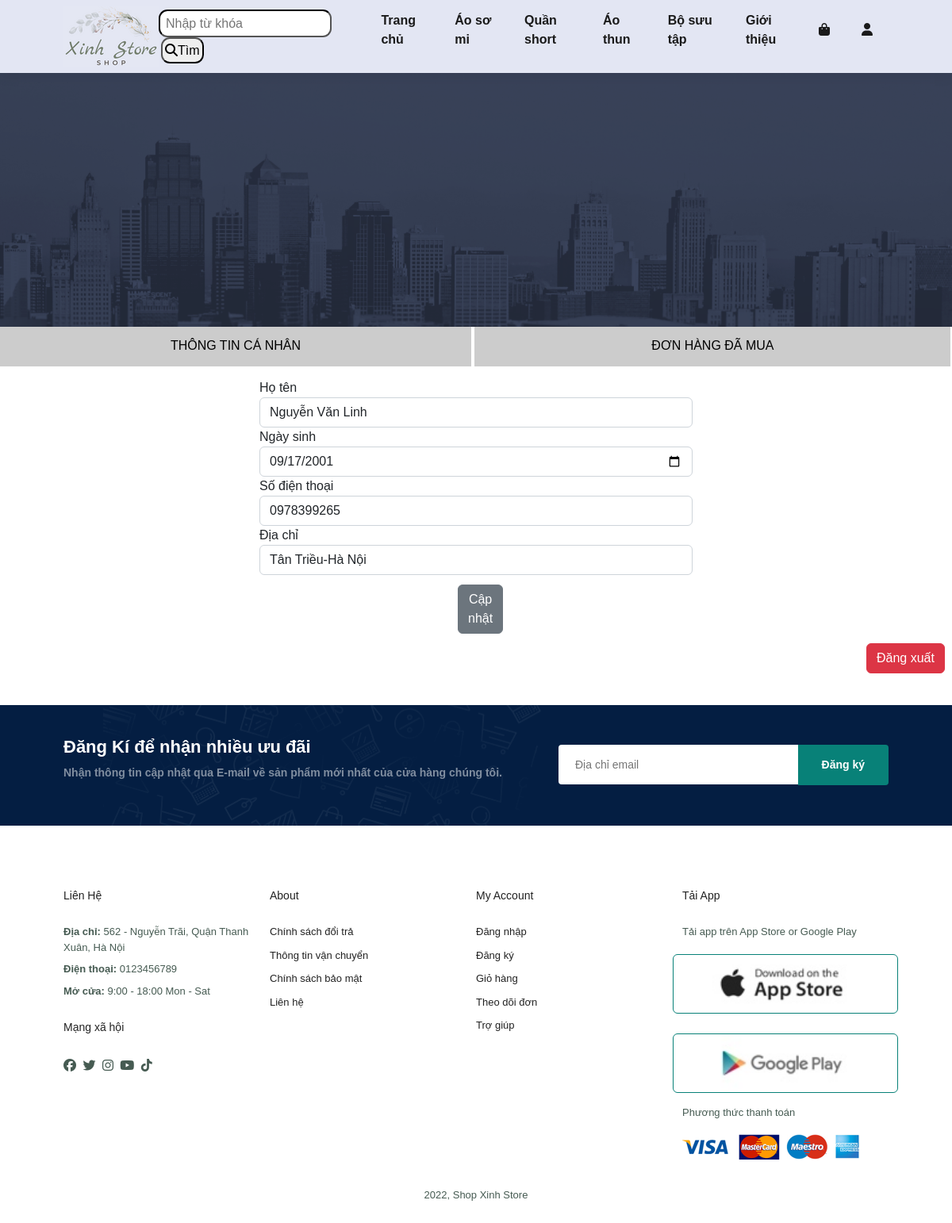
Page /user_thongtin.php (signed in) on the committed database.
### tables this page shows
CREATE TABLE `user` (
  `idkhach` int(11) NOT NULL,
  `username` varchar(50) NOT NULL,
  `password` varchar(50) NOT NULL,
  `ten` varchar(50) NOT NULL,
  `ngaysinh` date NOT NULL,
  `sdt` varchar(50) NOT NULL,
  `diachi` varchar(100) NOT NULL,
  `gioitinh` varchar(50) NOT NULL
);

### user_thongtin.php (the view, shortened to what this page needs)
<?php
    require "connect.php";
    $u= $_SESSION['username'];
$sql= "select * from user where username = '$u' ";
$result = $conn->query($sql);
while ($row = $result->fetch_assoc()) {
    $id1= $row['idkhach'];
}
?>
<!DOCTYPE html>
<html lang="en">
<head>
    <link rel="stylesheet" href="style.css">
 <link href="https://cdn.jsdelivr.net/npm/bootstrap@5.2.3/dist/css/bootstrap.min.css" rel="stylesheet">
</head>
<body>
    <section id="header">
        <a href="index.php"><img src="img/xinhstore.png" class="logo" alt=""></a>
        <form class="input-search" method="post" action="timkiem.php">
                    <div class="autocomplete">
                        <input style="float: left;padding-left: 7px;height: 35px; border-radius: 11px; border-color: black;" id="search-box" name="search" autocomplete="off" type="text" placeholder="Nhập từ khóa">
                        <button style="float: left;margin-left: 3px;padding: 0 3px;height: 33px; border-radius: 11px; border-color: black;" type="submit">
                            <i class="fa fa-search"></i>Tìm
                        </button>
                    </div>
        </form>
        <div>
            <ul id="navbar">
                <li><a href="index.php">Trang chủ</a></li>
                <li><a href="shop1.php">Áo sơ mi</a></li>
                <li><a href="shop2.php">Quần short</a></li>
                <li><a href="shop3.php">Áo thun</a></li>
                <li><a href="shop4.php">Bộ sưu tập</a></li>
                <li><a href="gioithieu.php">Giới thiệu</a></li>
                <li id="lg-bag"><a href="cart.php"><i class="fa-solid fa-bag-shopping"></i></a></li>
                <li id="lg-login"><a href="login.php"><i class="fa-solid fa-user"></i></a></li>
            </ul>
        </div>
    </section>
    <section id="page-header" class="about-header">
    </section>
        <a href="user_thongtin.php" style="text-decoration:none;color:black">
            <div style="width:49.5%; height: 50px;cursor:pointer; background-color:#ccc  ; display: inline-block;"><div style="text-align:center;padding: 2% 0;">THÔNG TIN CÁ NHÂN</div></div>
        </a>
        <a href="user_donhang.php" style="text-decoration:none;color:black">
            <div style="width:50%; height: 50px;cursor:pointer; background-color:#ccc ;display: inline-block;"><div style="text-align:center;padding: 2% 0;">ĐƠN HÀNG ĐÃ MUA</div></div>
        </a>
	<div class="container" style="margin-top:15px">
		<div class="row">
			<div class="col-sm-6 offset-sm-3">
            <?php
		$sql = "select * from user where idkhach='$id1'";
		$result = $conn->query($sql);
		if ($result->num_rows > 0) {
		while ($row = $result->fetch_assoc()) {
            ?>
				<form action="user_suathongtin.php?id=<?php echo $row['idkhach'] ?>" method="POST" enctype="multipart/form-data">
					<fieldset class="form-group">
						<label>Họ tên</label>
						<input value="<?php echo $row['ten'] ?>" name="ten" type="text" class="form-control" placeholder="Nhập họ tên" >
					</fieldset>
                    <fieldset class="form-group">
						<label>Ngày sinh</label>
						<input value="<?php echo $row['ngaysinh'] ?>" name="ngaysinh" type="date" class="form-control" placeholder="Nhập ngày sinh">
					</fieldset>
          			<fieldset class="form-group">
						<label>Số điện thoại</label>
						<input value="<?php echo $row['sdt'] ?>" name="sdt" type="number" class="form-control" placeholder="Nhập số điện thoại">
					</fieldset>
          			<fieldset class="form-group">
						<label>Địa chỉ</label>
						<input value="<?php echo $row['diachi'] ?>" name="diachi" type="text" class="form-control" placeholder="Nhập địa chỉ">
					</fieldset>
					<button style="margin: 12px 250px" type="submit" class="btn btn-secondary">Cập nhật</button>
				</form>
                <?php
    }
}
?>
			</div>
		</div>
	</div>
    <a href="logout.php"><button style="margin: 0 0 0 91%" type="submit" class="btn btn-danger">Đăng xuất</button></a>
<?php
    require_once "footer.php";
?>

### style.css (style rules this page uses)
* { margin: 0; padding: 0; box-sizing: border-box; font-family: 'Spartan', sans-serif; }
body { width: 100%; }
#header { display: flex; align-items: center; justify-content: space-between; padding: 8px 80px; background: #E3E6F3; box-shadow: 0 5px 15px rgba(0, 0, 0, 0.06); z-index: 999; position: sticky; top: 0; left: 0; }
#navbar { display: flex; align-items: center; justify-content: center; }
#navbar li { list-style: none; padding: 0 20px; position: relative; }
#navbar li a { text-decoration: none; font-size: 16; font-weight: 600; color: #1a1a1a; transition: 0.3s ease; }
#page-header { background-image: url('img/banner/b1.jpg'); width: 100%; height: 40vh; background-size: cover; display: flex; justify-content: center; text-align: center; flex-direction: column; padding: 14px; }
#page-header.about-header { background-image: url('img/about/banner.png'); }

### rows in the picture
user: ten "Nguyễn Văn Linh", ngaysinh "09/17/2001", sdt "0978399265", diachi "Tân Triều-Hà Nội"
